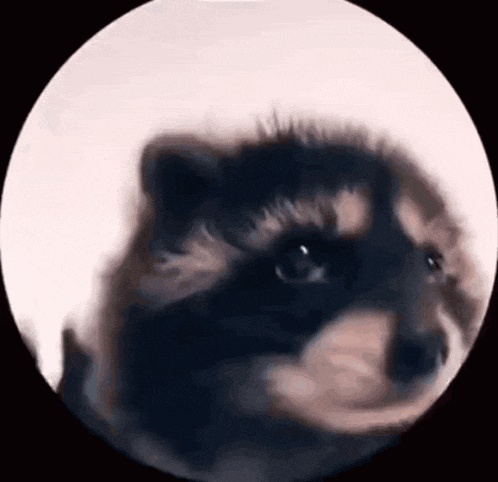
#> input picture gif/racoon.gif, 498 x 482 px; its folder holds only this picture in this run
$ python convert_gif.py ../../gif/racoon.gif
#> lines starting #> are read from the running program, lines starting #| are printed output that depends on the picture
"""
Конвертация GIF под круглый дисплей 240x240:
  1. Композитинг кадров (учет transparency/disposal)
  2. Кроп по центру до квадрата + ресайз до нужного размера
  3. Сохранение оптимизированного GIF (для проверки на ПК)
  4. Генерация C-заголовка с массивом байт для прошивки
  5. Автогенерация реестра src/gif_registry.h для всех *_gif.h

Примеры:
  python tools/convert_gif.py ../../gif/racoon.gif
  python tools/convert_gif.py ../../gif/racoon.gif ../../gif/Eltexlogo_blue.gif
  python tools/convert_gif.py --all
  python tools/convert_gif.py --all --size 200
"""

import argparse
import re
from pathlib import Path

from PIL import Image, ImageSequence


def make_symbol(stem: str) -> str:
    symbol = re.sub(r"[^0-9a-zA-Z_]", "_", stem)
    if not symbol:
        symbol = "gif"
    if symbol[0].isdigit():
        symbol = f"gif_{symbol}"
    return f"{symbol}_gif"


def convert_one(src_path: Path, size: int, tools_dir: Path, src_dir: Path) -> None:
    im = Image.open(src_path)
    print(f"Вход: {src_path.name} {im.size}, {im.n_frames} кадров")

    frames = []
    durations = []
    for frame in ImageSequence.Iterator(im):
        durations.append(frame.info.get("duration", 100))
        # Pillow уже композитит кадр с учётом disposal-метода сам,
        # поэтому здесь нужен только чистый чёрный фон под альфаканал,
        # а не накопление кадров поверх одного и того же canvas
        # (иначе прозрачные области не стирают предыдущие кадры и
        # получаются "хвосты"/призраки на анимации).
        rgba = frame.convert("RGBA")
        canvas = Image.new("RGBA", im.size, (0, 0, 0, 255))
        canvas.alpha_composite(rgba)

        w, h = canvas.size
        side = min(w, h)
        box = (
            (w - side) // 2,
            (h - side) // 2,
            (w - side) // 2 + side,
            (h - side) // 2 + side,
        )
        small = canvas.crop(box).resize((size, size), Image.LANCZOS)
        frames.append(
            small.convert("RGB").quantize(colors=256, method=Image.MEDIANCUT)
        )

    out_gif = tools_dir / f"{src_path.stem}_{size}.gif"
    frames[0].save(
        out_gif,
        save_all=True,
        append_images=frames[1:],
        duration=durations,
        loop=0,
        optimize=True,
    )
    data = out_gif.read_bytes()
    print(f"GIF {size}x{size}: {out_gif.name}, {len(data)} байт")

    out_h = src_dir / f"{src_path.stem}_gif.h"
    symbol = make_symbol(src_path.stem)
    with open(out_h, "w", encoding="utf-8") as f:
        f.write(f"// Сгенерировано convert_gif.py из {src_path.name}\n")
        f.write(f"// {size}x{size}, {len(frames)} кадров\n")
        f.write("#pragma once\n#include <stdint.h>\n\n")
        f.write(f"const uint32_t {symbol}_len = {len(data)};\n")
        f.write(f"const uint8_t {symbol}[] = {{\n")
        for i in range(0, len(data), 16):
            chunk = ", ".join(f"0x{b:02X}" for b in data[i : i + 16])
            f.write(f"  {chunk},\n")
        f.write("};\n")
    print(f"Заголовок: {out_h}")


def parse_header_symbols(header_path: Path) -> tuple[str, str] | None:
    text = header_path.read_text(encoding="utf-8", errors="ignore")
    data_match = re.search(r"const\s+uint8_t\s+([A-Za-z_][A-Za-z0-9_]*)\[\]", text)
    len_match = re.search(r"const\s+uint32_t\s+([A-Za-z_][A-Za-z0-9_]*)", text)
    if not data_match or not len_match:
        return None
    return data_match.group(1), len_match.group(1)


def generate_registry(src_dir: Path) -> None:
    headers = sorted(src_dir.glob("*_gif.h"))
    entries = []
    for header in headers:
        parsed = parse_header_symbols(header)
        if not parsed:
            continue
        data_name, len_name = parsed
        stem = header.stem[: -len("_gif")] if header.stem.endswith("_gif") else header.stem
        entries.append((header.name, stem, data_name, len_name))

    out = src_dir / "gif_registry.h"
    with open(out, "w", encoding="utf-8") as f:
        f.write("// Сгенерировано convert_gif.py\n")
        f.write("#pragma once\n")
        f.write("#include <stddef.h>\n")
        f.write("#include <stdint.h>\n\n")
        f.write("struct GifAsset {\n")
        f.write("  const char* name;\n")
        f.write("  const uint8_t* data;\n")
        f.write("  uint32_t len;\n")
        f.write("};\n\n")

        for header_name, _, _, _ in entries:
            f.write(f"#include \"{header_name}\"\n")

        f.write("\n")
        f.write("static const GifAsset kGifAssets[] = {\n")
        for _, stem, data_name, len_name in entries:
            f.write(f"  {{\"{stem}\", {data_name}, {len_name}}},\n")
        f.write("};\n\n")
        f.write("static const size_t kGifAssetsCount = sizeof(kGifAssets) / sizeof(kGifAssets[0]);\n")
    print(f"Реестр: {out} ({len(entries)} GIF)")


def collect_inputs(args: argparse.Namespace, gif_dir: Path) -> list[Path]:
    sources: list[Path] = []
    if args.all:
        sources.extend(sorted(gif_dir.glob("*.gif")))
    for raw in args.inputs:
        p = Path(raw)
        if not p.is_absolute():
            p = (Path.cwd() / p).resolve()
        sources.append(p)

    unique_sources = []
    seen = set()
    for path in sources:
        key = str(path)
        if key in seen:
            continue
        seen.add(key)
        unique_sources.append(path)
    return unique_sources


def main() -> int:
    parser = argparse.ArgumentParser(description="Конвертер GIF -> C header + реестр")
    parser.add_argument("inputs", nargs="*", help="Пути к gif-файлам")
    parser.add_argument("--all", action="store_true", help="Конвертировать все *.gif из ../../gif")
    parser.add_argument("--size", type=int, default=240, help="Размер итогового квадрата")
    args = parser.parse_args()

    tools_dir = Path(__file__).resolve().parent
    src_dir = tools_dir.parent / "src"
    gif_dir = (tools_dir / "../../gif").resolve()

    inputs = collect_inputs(args, gif_dir)
    if not inputs:
        inputs = [(gif_dir / "racoon.gif").resolve()]

    converted = 0
    for src_path in inputs:
        if src_path.suffix.lower() != ".gif":
            print(f"Пропуск (не GIF): {src_path}")
            continue
        if not src_path.exists():
            print(f"Файл не найден: {src_path}")
            continue
        convert_one(src_path, args.size, tools_dir, src_dir)
#> in convert_one, im is the input picture: PIL image 498x482 P; mean R, G, B 111.2, 101.9, 106.7
#| Вход: racoon.gif (498, 482), 37 кадров
#> the loop in convert_one, `for frame in ImageSequence.Iterator(im):` made 37 passes
#> pass 1, in convert_one, `small = canvas.crop(box).resize((size, size), Image.LANCZOS)`:
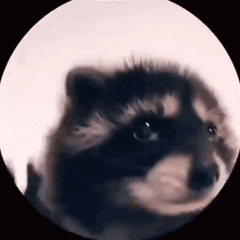
#> small: PIL image 240x240 RGBA; mean R, G, B, A 113.1, 103.8, 108.6, 255
#> pass 2, in convert_one, `rgba = frame.convert("RGBA")`:
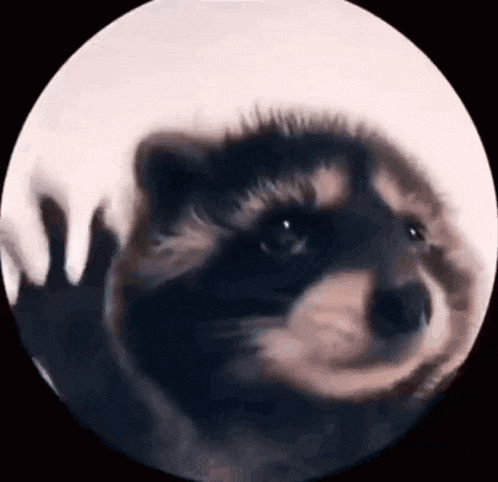
#> rgba: PIL image 498x482 RGBA; mean R, G, B, A 101, 92.6, 97.9, 255
#> after the loop in convert_one, `for frame in ImageSequence.Iterator(im):`:
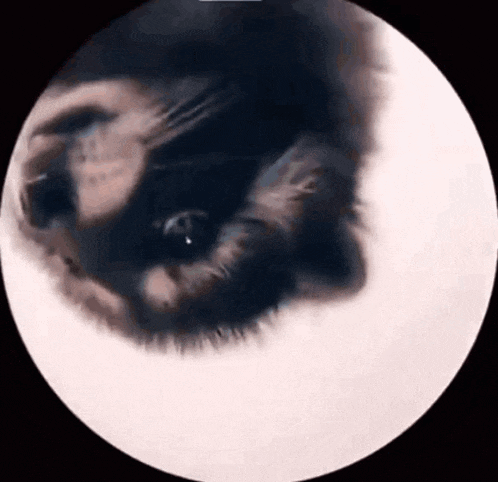
#> canvas: PIL image 498x482 RGBA; mean R, G, B, A 118.8, 109.5, 114.1, 255
#> after the loop in convert_one, `for frame in ImageSequence.Iterator(im):`:
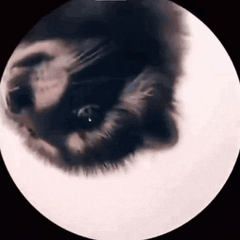
#> small: PIL image 240x240 RGBA; mean R, G, B, A 121, 111.6, 116.3, 255
#> after the loop in convert_one, `for frame in ImageSequence.Iterator(im):`: durations = 37 values from 100 to 100; frames = 37 items
        converted += 1

    if converted == 0:
        print("Нет файлов для конвертации")
        return 1

    generate_registry(src_dir)
    return 0


if __name__ == "__main__":
    raise SystemExit(main())
#> (the program exits here)
